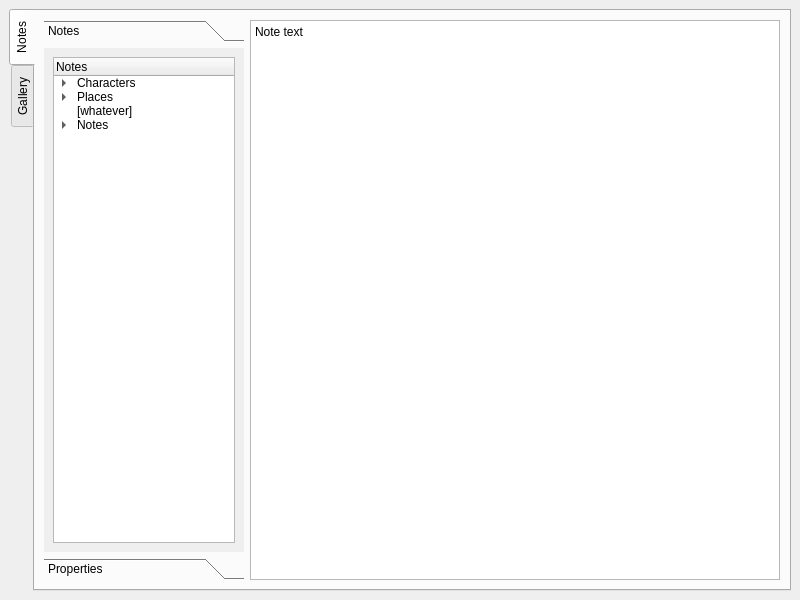
<?xml version="1.0" encoding="UTF-8"?>
<ui version="4.0">
 <class>Binder</class>
 <widget class="QMainWindow" name="Binder">
  <property name="geometry">
   <rect>
    <x>0</x>
    <y>0</y>
    <width>800</width>
    <height>600</height>
   </rect>
  </property>
  <property name="windowTitle">
   <string>MainWindow</string>
  </property>
  <widget class="QWidget" name="centralwidget">
   <layout class="QVBoxLayout" name="verticalLayout">
    <item>
     <widget class="QTabWidget" name="tabWidget">
      <property name="tabPosition">
       <enum>QTabWidget::West</enum>
      </property>
      <property name="tabShape">
       <enum>QTabWidget::Rounded</enum>
      </property>
      <property name="currentIndex">
       <number>0</number>
      </property>
      <widget class="QWidget" name="tab">
       <attribute name="title">
        <string>Notes</string>
       </attribute>
       <layout class="QHBoxLayout" name="horizontalLayout_3">
        <item>
         <widget class="QToolBox" name="toolBox">
          <property name="maximumSize">
           <size>
            <width>200</width>
            <height>16777215</height>
           </size>
          </property>
          <property name="currentIndex">
           <number>0</number>
          </property>
          <widget class="QWidget" name="page">
           <property name="geometry">
            <rect>
             <x>0</x>
             <y>0</y>
             <width>200</width>
             <height>500</height>
            </rect>
           </property>
           <attribute name="label">
            <string>Notes</string>
           </attribute>
           <layout class="QHBoxLayout" name="horizontalLayout_4">
            <item>
             <widget class="QTreeWidget" name="treeWidget">
              <property name="maximumSize">
               <size>
                <width>16777215</width>
                <height>16777215</height>
               </size>
              </property>
              <column>
               <property name="text">
                <string>Notes</string>
               </property>
              </column>
              <item>
               <property name="text">
                <string>Characters</string>
               </property>
               <item>
                <property name="text">
                 <string>Elsa</string>
                </property>
               </item>
              </item>
              <item>
               <property name="text">
                <string>Places</string>
               </property>
               <item>
                <property name="text">
                 <string>Paris</string>
                </property>
               </item>
              </item>
              <item>
               <property name="text">
                <string>[whatever]</string>
               </property>
              </item>
              <item>
               <property name="text">
                <string>Notes</string>
               </property>
               <item>
                <property name="text">
                 <string>Note 1</string>
                </property>
               </item>
              </item>
             </widget>
            </item>
           </layout>
          </widget>
          <widget class="QWidget" name="page_2">
           <property name="geometry">
            <rect>
             <x>0</x>
             <y>0</y>
             <width>98</width>
             <height>96</height>
            </rect>
           </property>
           <attribute name="label">
            <string>Properties</string>
           </attribute>
           <layout class="QVBoxLayout" name="verticalLayout_2">
            <item>
             <widget class="QTableWidget" name="tableWidget_2">
              <row>
               <property name="text">
                <string>Nouvelle ligne</string>
               </property>
              </row>
              <column>
               <property name="text">
                <string>name</string>
               </property>
              </column>
              <column>
               <property name="text">
                <string>value</string>
               </property>
              </column>
              <item row="0" column="0">
               <property name="text">
                <string>sheet</string>
               </property>
              </item>
              <item row="0" column="1">
               <property name="text">
                <string>chapter 1</string>
               </property>
              </item>
             </widget>
            </item>
           </layout>
          </widget>
         </widget>
        </item>
        <item>
         <widget class="QTextEdit" name="textEdit">
          <property name="html">
           <string>&lt;!DOCTYPE HTML PUBLIC &quot;-//W3C//DTD HTML 4.0//EN&quot; &quot;http://www.w3.org/TR/REC-html40/strict.dtd&quot;&gt;
&lt;html&gt;&lt;head&gt;&lt;meta name=&quot;qrichtext&quot; content=&quot;1&quot; /&gt;&lt;style type=&quot;text/css&quot;&gt;
p, li { white-space: pre-wrap; }
&lt;/style&gt;&lt;/head&gt;&lt;body style=&quot; font-family:'Noto Sans'; font-size:9pt; font-weight:400; font-style:normal;&quot;&gt;
&lt;p style=&quot; margin-top:0px; margin-bottom:0px; margin-left:0px; margin-right:0px; -qt-block-indent:0; text-indent:0px;&quot;&gt;Note text&lt;/p&gt;&lt;/body&gt;&lt;/html&gt;</string>
          </property>
         </widget>
        </item>
       </layout>
      </widget>
      <widget class="QWidget" name="tab_2">
       <attribute name="title">
        <string>Gallery</string>
       </attribute>
       <layout class="QHBoxLayout" name="horizontalLayout_2">
        <item>
         <widget class="QToolBox" name="toolBox_2">
          <property name="maximumSize">
           <size>
            <width>200</width>
            <height>16777215</height>
           </size>
          </property>
          <property name="currentIndex">
           <number>1</number>
          </property>
          <widget class="QWidget" name="page_3">
           <property name="geometry">
            <rect>
             <x>0</x>
             <y>0</y>
             <width>98</width>
             <height>96</height>
            </rect>
           </property>
           <attribute name="label">
            <string>Notes</string>
           </attribute>
           <layout class="QHBoxLayout" name="horizontalLayout_5">
            <item>
             <widget class="QTreeWidget" name="treeWidget_2">
              <property name="maximumSize">
               <size>
                <width>16777215</width>
                <height>16777215</height>
               </size>
              </property>
              <column>
               <property name="text">
                <string>Gallery</string>
               </property>
              </column>
              <item>
               <property name="text">
                <string>Photos</string>
               </property>
               <item>
                <property name="text">
                 <string>Elsa</string>
                </property>
               </item>
              </item>
              <item>
               <property name="text">
                <string>Places</string>
               </property>
               <item>
                <property name="text">
                 <string>Photo of Paris</string>
                </property>
               </item>
              </item>
              <item>
               <property name="text">
                <string>[whatever]</string>
               </property>
              </item>
             </widget>
            </item>
           </layout>
          </widget>
          <widget class="QWidget" name="page_4">
           <property name="geometry">
            <rect>
             <x>0</x>
             <y>0</y>
             <width>98</width>
             <height>96</height>
            </rect>
           </property>
           <attribute name="label">
            <string>Properties</string>
           </attribute>
           <layout class="QHBoxLayout" name="horizontalLayout_6">
            <item>
             <widget class="QTableWidget" name="tableWidget">
              <row>
               <property name="text">
                <string/>
               </property>
              </row>
              <column>
               <property name="text">
                <string>name</string>
               </property>
              </column>
              <column>
               <property name="text">
                <string>value</string>
               </property>
              </column>
              <item row="0" column="0">
               <property name="text">
                <string>legend</string>
               </property>
              </item>
              <item row="0" column="1">
               <property name="text">
                <string>photo of paris</string>
               </property>
              </item>
             </widget>
            </item>
           </layout>
          </widget>
         </widget>
        </item>
        <item>
         <widget class="QScrollArea" name="scrollArea">
          <property name="widgetResizable">
           <bool>true</bool>
          </property>
          <widget class="QWidget" name="scrollAreaWidgetContents">
           <property name="geometry">
            <rect>
             <x>0</x>
             <y>0</y>
             <width>98</width>
             <height>28</height>
            </rect>
           </property>
          </widget>
         </widget>
        </item>
       </layout>
      </widget>
     </widget>
    </item>
   </layout>
  </widget>
 </widget>
 <resources/>
 <connections/>
</ui>
